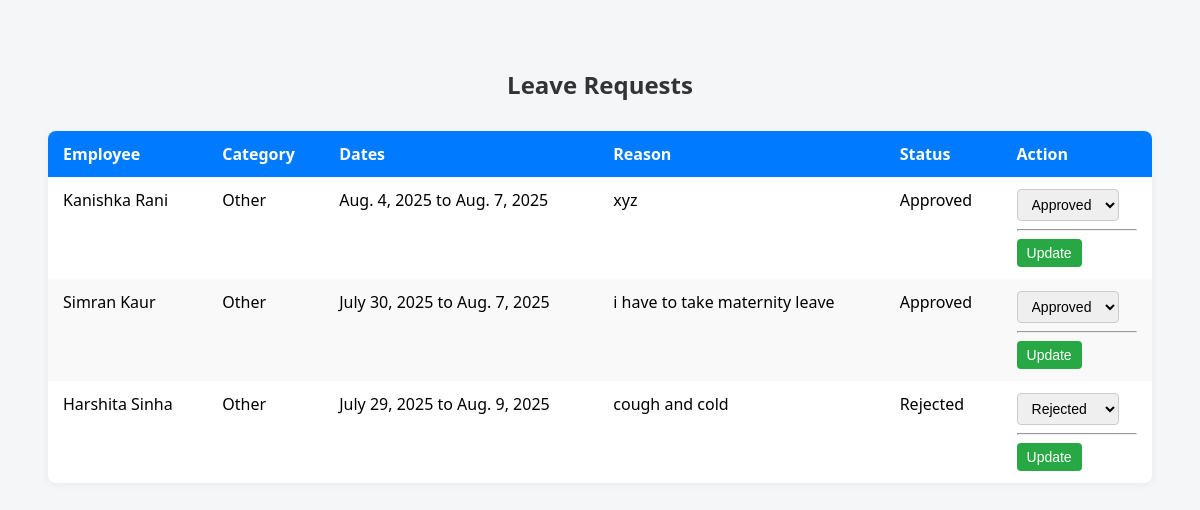
The page /attendance/manage-leaves/ (signed in) on the database its author committed.
### attendance/models.py (models this page shows, shortened)
class leave(models.Model):
    employee = models.ForeignKey(Employee, on_delete=models.CASCADE)
    start_date = models.DateField()
    end_date = models.DateField()
    reason = models.TextField()
    category = models.CharField(max_length=20, choices=LEAVE_CATEGORIES, default='Other')
    status = models.CharField(max_length=10, choices=LEAVE_STATUS, default='Pending')

### emp_app/models.py (models this page shows, shortened)
class Employee(models.Model):
    first_name = models.CharField(max_length = 100 , null=False)
    last_name = models.CharField(max_length=100)
    dept = models.ForeignKey(Department , on_delete=models.CASCADE)
    salary = models.IntegerField(default=0)
    bomus = models.IntegerField(default=0)
    role = models.ForeignKey(Role , on_delete=models.CASCADE)
    phone = models.IntegerField(default=0)
    hire_date = models.DateField()
    location = models.CharField(max_length=300 , default='Mumbai')

### attendance/views.py (the view, shortened to what this page needs)
# urls.py: path('manage-leaves/', views.manage_leaves, name='manage-leaves'),  # ✅ FIXED HERE
@user_passes_test(is_admin)
@login_required
def manage_leaves(request):
    all_leaves = leave.objects.all()
    return render(request, 'attendance/manage_leaves.html', {'leaves': all_leaves})

### attendance/views.py (called while the page is built)
def is_admin(user):
    return user.is_authenticated and user.is_superuser  # or user.is_staff for staff-only

### attendance/templates/attendance/manage_leaves.html (shortened to what this page needs)
<!DOCTYPE html>
<html lang="en">
<head>
</head>
<body>
  <h2>Leave Requests</h2>
  <form method="POST">
    <table>
      <thead>
        <tr>
          <th>Employee</th>
          <th>Category</th>
          <th>Dates</th>
          <th>Reason</th>
          <th>Status</th>
          <th>Action</th>
        </tr>
      </thead>
      <tbody>
        {% for l in leaves %}
        <tr>
          <td data-label="Employee">{{ l.employee.first_name }} {{ l.employee.last_name }}</td>
          <td data-label="Category">{{ l.category }}</td>
          <td data-label="Dates">{{ l.start_date }} to {{ l.end_date }}</td>
          <td data-label="Reason">{{ l.reason }}</td>
          <td data-label="Status">{{ l.status }}</td>
          <td data-label="Action">
            <select name="status">
              <option value="Approved" {% if l.status == "Approved" %}selected{% endif %}>Approved</option>
              <option value="Rejected" {% if l.status == "Rejected" %}selected{% endif %}>Rejected</option>
            </select>
            <hr>
            <button type="submit">Update</button>
          </td>
        </tr>
        {% endfor %}
      </tbody>
    </table>
  </form>
</body>
</html>

### attendance/templates/attendance/manage_leaves.html (style rules this page uses)
body { font-family: 'Segoe UI', Tahoma, Geneva, Verdana, sans-serif; background-color: #f4f6f8; padding: 40px; }
h2 { text-align: center; color: #333; margin-bottom: 30px; }
form { max-width: 100%; margin: 0 auto; }
table { width: 100%; border-collapse: collapse; background-color: #fff; border-radius: 8px; overflow: hidden; box-shadow: 0 2px 8px rgba(0,0,0,0.05); }
th, td { padding: 12px 15px; text-align: left; vertical-align: top; }
th { background-color: #007bff; color: white; font-weight: bold; }
tr:nth-child(even) { background-color: #f9f9f9; }
select, button { padding: 6px 10px; font-size: 14px; border-radius: 4px; border: 1px solid #ccc; }
button { background-color: #28a745; color: white; border: none; cursor: pointer; }

### rows shown on the page
leave: employee.first_name "Kanishka", employee.last_name "Rani", category "Other", start_date "Aug. 4, 2025", end_date "Aug. 7, 2025", reason "xyz", status "Approved"
leave: employee.first_name "Simran", employee.last_name "Kaur", category "Other", start_date "July 30, 2025", end_date "Aug. 7, 2025", reason "i have to take maternity leave", status "Approved"
leave: employee.first_name "Harshita", employee.last_name "Sinha", category "Other", start_date "July 29, 2025", end_date "Aug. 9, 2025", reason "cough and cold", status "Rejected"
